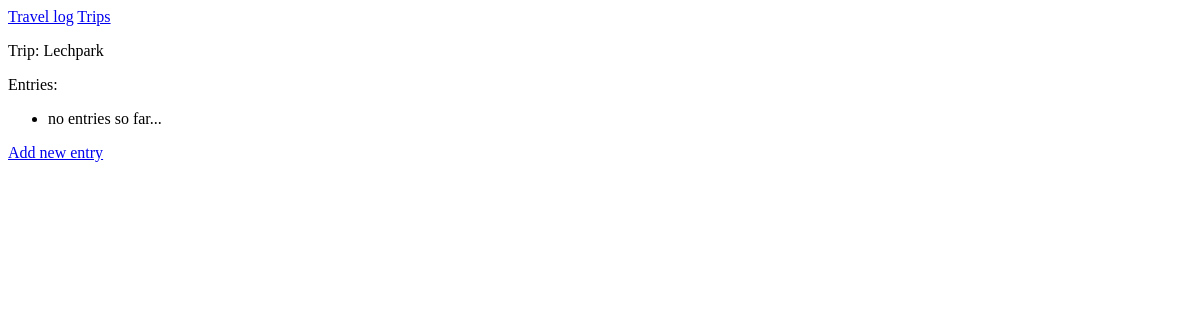
Before: /topics/3/ with the older database file.
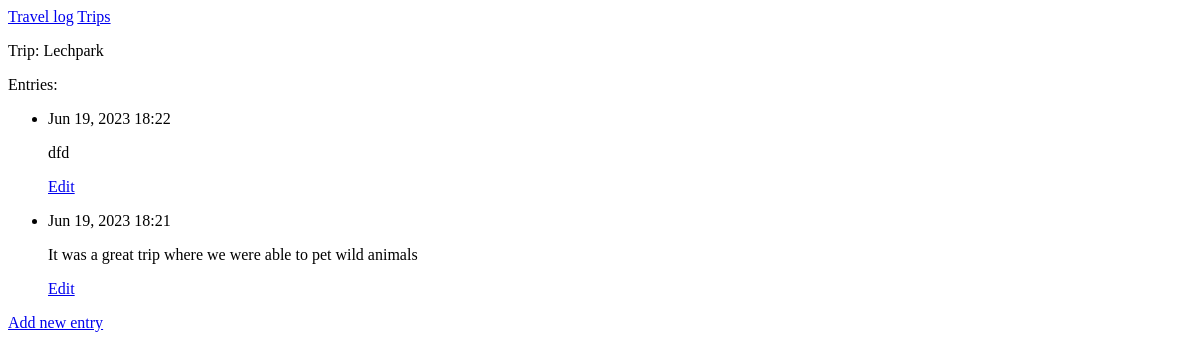
After: the same page with the newer database file.
### travel_logs/models.py (models this page shows, shortened)
class Topic(models.Model):
	text = models.CharField(max_length=200)
	date_added = models.DateTimeField(auto_now_add=True)
	def __str__(self):
		return self.text

class Entry(models.Model):
	topic = models.ForeignKey(Topic, on_delete=models.CASCADE)
	text = models.TextField()
	date_added = models.DateTimeField(auto_now_add=True)
	class Meta:
		verbose_name_plural = 'entries'

### travel_logs/views.py (the view)
# urls.py: path('topics/<int:topic_id>/', views.topic, name='topic'),
def topic(request, topic_id):
	topic = Topic.objects.get(id=topic_id)
	entries = topic.entry_set.order_by('-date_added')
	context = {'topic':topic, 'entries':entries}
	return render(request, 'travel_logs/topic.html', context)

### travel_logs/templates/travel_logs/topic.html
{% extends 'travel_logs/base.html' %}
{% block content %}
	<p>Trip: {{topic}}</p>
	<p>Entries:</p>
	<p>
		<ul>
			{% for entry in entries %}
				<li>
					<p>{{ entry.date_added|date:'M d, Y H:i' }}</p>
					<p>{{ entry.text|linebreaks }}</p>
					<p>
						<a href="{% url 'travel_logs:edit_entry' entry.id %}">Edit</a>
					</p>
				</li>
			{% empty %}
				<li> no entries so far... </li>
			{% endfor %}
		</ul>
		<a href="{% url 'travel_logs:new_entry' topic.id %}">Add new entry</a>
	</p>
{% endblock content%}

### travel_logs/templates/travel_logs/base.html
<p>
	<a href = "{% url 'travel_logs:index' %}">Travel log</a>
	<a href = "{% url 'travel_logs:topics' %}">Trips</a>
</p>
{% block content %}{% endblock content %}

Changed rows visible on the page:
added Entry: date_added "Jun 19, 2023 18:22", text "dfd"
added Entry: date_added "Jun 19, 2023 18:21", text "It was a great trip where we were able to pet wild animals"
Other visible differences:
text no longer shown: "no entries so far..."
